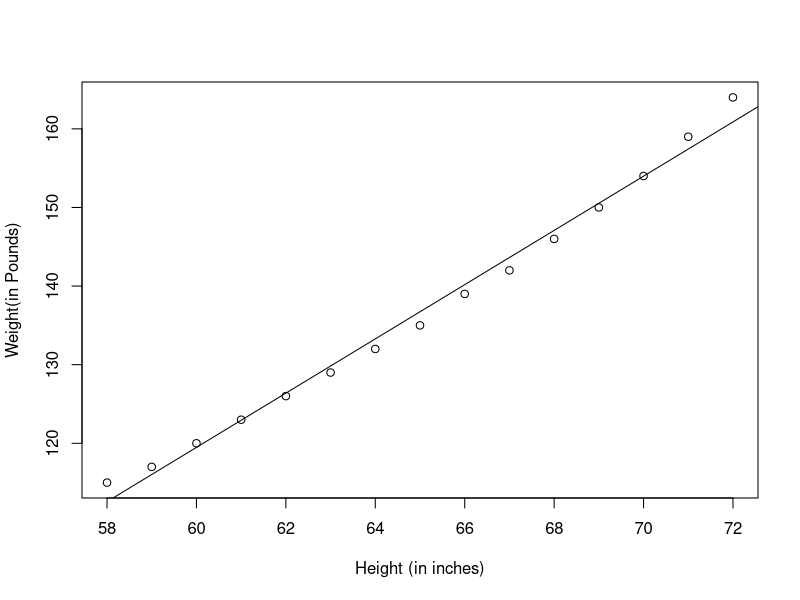

Write the R code that produced this figure.
fit <- lm(weight ~ height,data=women)
print(summary(fit))
print(women$heigh)
print(fitted(fit))
print(residuals(fit))

plot(women$height,women$weight,xlab = 'Height (in inches)',ylab = 'Weight(in Pounds)')
print(abline(fit))

